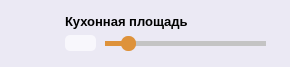
               <widget class="QFrame" name="frame_15">
                <property name="minimumSize">
                 <size>
                  <width>290</width>
                  <height>67</height>
                 </size>
                </property>
                <property name="maximumSize">
                 <size>
                  <width>290</width>
                  <height>67</height>
                 </size>
                </property>
                <property name="styleSheet">
                 <string notr="true">background-color: rgb(235, 233, 244);
border: none;
border-radius: 17px;</string>
                </property>
                <property name="frameShape">
                 <enum>QFrame::StyledPanel</enum>
                </property>
                <property name="frameShadow">
                 <enum>QFrame::Raised</enum>
                </property>
                <widget class="QWidget" name="layoutWidget_23">
                 <property name="geometry">
                  <rect>
                   <x>0</x>
                   <y>0</y>
                   <width>281</width>
                   <height>59</height>
                  </rect>
                 </property>
                 <layout class="QHBoxLayout" name="horizontalLayout_22">
                  <property name="leftMargin">
                   <number>13</number>
                  </property>
                  <property name="topMargin">
                   <number>13</number>
                  </property>
                  <property name="bottomMargin">
                   <number>6</number>
                  </property>
                  <item>
                   <widget class="QLabel" name="label_56">
                    <property name="maximumSize">
                     <size>
                      <width>36</width>
                      <height>36</height>
                     </size>
                    </property>
                    <property name="text">
                     <string/>
                    </property>
                    <property name="pixmap">
                     <pixmap>E:/4-2/Icons/Cooker.png</pixmap>
                    </property>
                    <property name="scaledContents">
                     <bool>true</bool>
                    </property>
                   </widget>
                  </item>
                  <item>
                   <widget class="QFrame" name="frame_16">
                    <property name="frameShape">
                     <enum>QFrame::StyledPanel</enum>
                    </property>
                    <property name="frameShadow">
                     <enum>QFrame::Raised</enum>
                    </property>
                    <widget class="QSlider" name="horizontalSlider_4">
                     <property name="geometry">
                      <rect>
                       <x>50</x>
                       <y>20</y>
                       <width>161</width>
                       <height>20</height>
                      </rect>
                     </property>
                     <property name="styleSheet">
                      <string notr="true">QSlider::groove:horizontal {
    height: 5px;
    background: rgb(222, 146, 58);
}

QSlider::handle:horizontal {
    height: 15px;
    width: 15px;
    border-radius: 7px;
    margin: -5px 0;
    background:#de923a;
}

QSlider::add-page:horizontal {
    background: #c4c4c4;
}</string>
                     </property>
                     <property name="minimum">
                      <number>3</number>
                     </property>
                     <property name="maximum">
                      <number>30</number>
                     </property>
                     <property name="singleStep">
                      <number>1</number>
                     </property>
                     <property name="pageStep">
                      <number>1</number>
                     </property>
                     <property name="value">
                      <number>6</number>
                     </property>
                     <property name="sliderPosition">
                      <number>6</number>
                     </property>
                     <property name="orientation">
                      <enum>Qt::Horizontal</enum>
                     </property>
                     <property name="tickPosition">
                      <enum>QSlider::NoTicks</enum>
                     </property>
                    </widget>
                    <widget class="QLabel" name="label_57">
                     <property name="geometry">
                      <rect>
                       <x>10</x>
                       <y>0</y>
                       <width>206</width>
                       <height>16</height>
                      </rect>
                     </property>
                     <property name="font">
                      <font>
                       <pointsize>10</pointsize>
                       <weight>75</weight>
                       <bold>true</bold>
                      </font>
                     </property>
                     <property name="text">
                      <string>Кухонная площадь</string>
                     </property>
                    </widget>
                    <widget class="QLabel" name="label_58">
                     <property name="geometry">
                      <rect>
                       <x>10</x>
                       <y>22</y>
                       <width>31</width>
                       <height>16</height>
                      </rect>
                     </property>
                     <property name="sizePolicy">
                      <sizepolicy hsizetype="Preferred" vsizetype="Preferred">
                       <horstretch>0</horstretch>
                       <verstretch>0</verstretch>
                      </sizepolicy>
                     </property>
                     <property name="font">
                      <font>
                       <pointsize>9</pointsize>
                       <weight>75</weight>
                       <bold>true</bold>
                      </font>
                     </property>
                     <property name="styleSheet">
                      <string notr="true">background-color: rgb(248, 247, 252);
color: rgb(27, 27, 27);
border-radius: 5px;</string>
                     </property>
                     <property name="text">
                      <string/>
                     </property>
                     <property name="textFormat">
                      <enum>Qt::PlainText</enum>
                     </property>
                     <property name="scaledContents">
                      <bool>false</bool>
                     </property>
                     <property name="alignment">
                      <set>Qt::AlignCenter</set>
                     </property>
                     <property name="wordWrap">
                      <bool>false</bool>
                     </property>
                    </widget>
                   </widget>
                  </item>
                 </layout>
                </widget>
               </widget>
